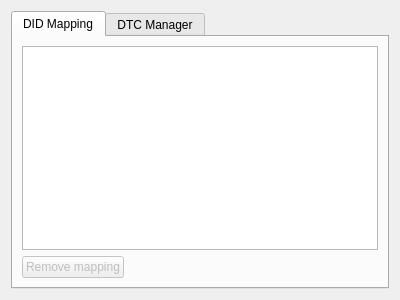
<?xml version="1.0" encoding="UTF-8"?>
<ui version="4.0">
 <class>DiagEditor</class>
 <widget class="QWidget" name="DiagEditor">
  <property name="geometry">
   <rect>
    <x>0</x>
    <y>0</y>
    <width>400</width>
    <height>300</height>
   </rect>
  </property>
  <property name="sizePolicy">
   <sizepolicy hsizetype="Expanding" vsizetype="Expanding">
    <horstretch>0</horstretch>
    <verstretch>0</verstretch>
   </sizepolicy>
  </property>
  <property name="windowTitle">
   <string>Form</string>
  </property>
  <layout class="QGridLayout" name="gridLayout">
   <item row="0" column="0">
    <widget class="QTabWidget" name="tabWidget">
     <property name="currentIndex">
      <number>0</number>
     </property>
     <widget class="QWidget" name="tabDIDMapping">
      <attribute name="title">
       <string>DID Mapping</string>
      </attribute>
      <layout class="QVBoxLayout" name="verticalLayout_2">
       <item>
        <widget class="QTableView" name="didMappingTable">
         <property name="alternatingRowColors">
          <bool>true</bool>
         </property>
         <property name="selectionMode">
          <enum>QAbstractItemView::ContiguousSelection</enum>
         </property>
         <property name="selectionBehavior">
          <enum>QAbstractItemView::SelectRows</enum>
         </property>
         <attribute name="horizontalHeaderHighlightSections">
          <bool>false</bool>
         </attribute>
         <attribute name="horizontalHeaderStretchLastSection">
          <bool>true</bool>
         </attribute>
        </widget>
       </item>
       <item>
        <layout class="QHBoxLayout" name="didMappingButtonLayout">
         <item>
          <widget class="QPushButton" name="removeDIDMappingButton">
           <property name="enabled">
            <bool>false</bool>
           </property>
           <property name="text">
            <string>Remove mapping</string>
           </property>
          </widget>
         </item>
         <item>
          <spacer name="horizontalSpacer_2">
           <property name="orientation">
            <enum>Qt::Horizontal</enum>
           </property>
           <property name="sizeHint" stdset="0">
            <size>
             <width>40</width>
             <height>20</height>
            </size>
           </property>
          </spacer>
         </item>
        </layout>
       </item>
      </layout>
     </widget>
     <widget class="QWidget" name="tabDTCManager">
      <attribute name="title">
       <string>DTC Manager</string>
      </attribute>
      <layout class="QVBoxLayout" name="verticalLayout">
       <item>
        <widget class="QTableView" name="dtcLabelMappingTable">
         <property name="alternatingRowColors">
          <bool>true</bool>
         </property>
         <property name="selectionMode">
          <enum>QAbstractItemView::ContiguousSelection</enum>
         </property>
         <property name="selectionBehavior">
          <enum>QAbstractItemView::SelectRows</enum>
         </property>
         <attribute name="horizontalHeaderHighlightSections">
          <bool>false</bool>
         </attribute>
         <attribute name="horizontalHeaderStretchLastSection">
          <bool>true</bool>
         </attribute>
        </widget>
       </item>
       <item>
        <layout class="QHBoxLayout" name="dtcManagerButtonLayout">
         <item>
          <widget class="QPushButton" name="removeDTCLabelMappingButton">
           <property name="enabled">
            <bool>false</bool>
           </property>
           <property name="text">
            <string>Remove mapping</string>
           </property>
          </widget>
         </item>
         <item>
          <spacer name="horizontalSpacer">
           <property name="orientation">
            <enum>Qt::Horizontal</enum>
           </property>
           <property name="sizeHint" stdset="0">
            <size>
             <width>40</width>
             <height>20</height>
            </size>
           </property>
          </spacer>
         </item>
        </layout>
       </item>
      </layout>
     </widget>
    </widget>
   </item>
  </layout>
 </widget>
 <resources/>
 <connections/>
</ui>
